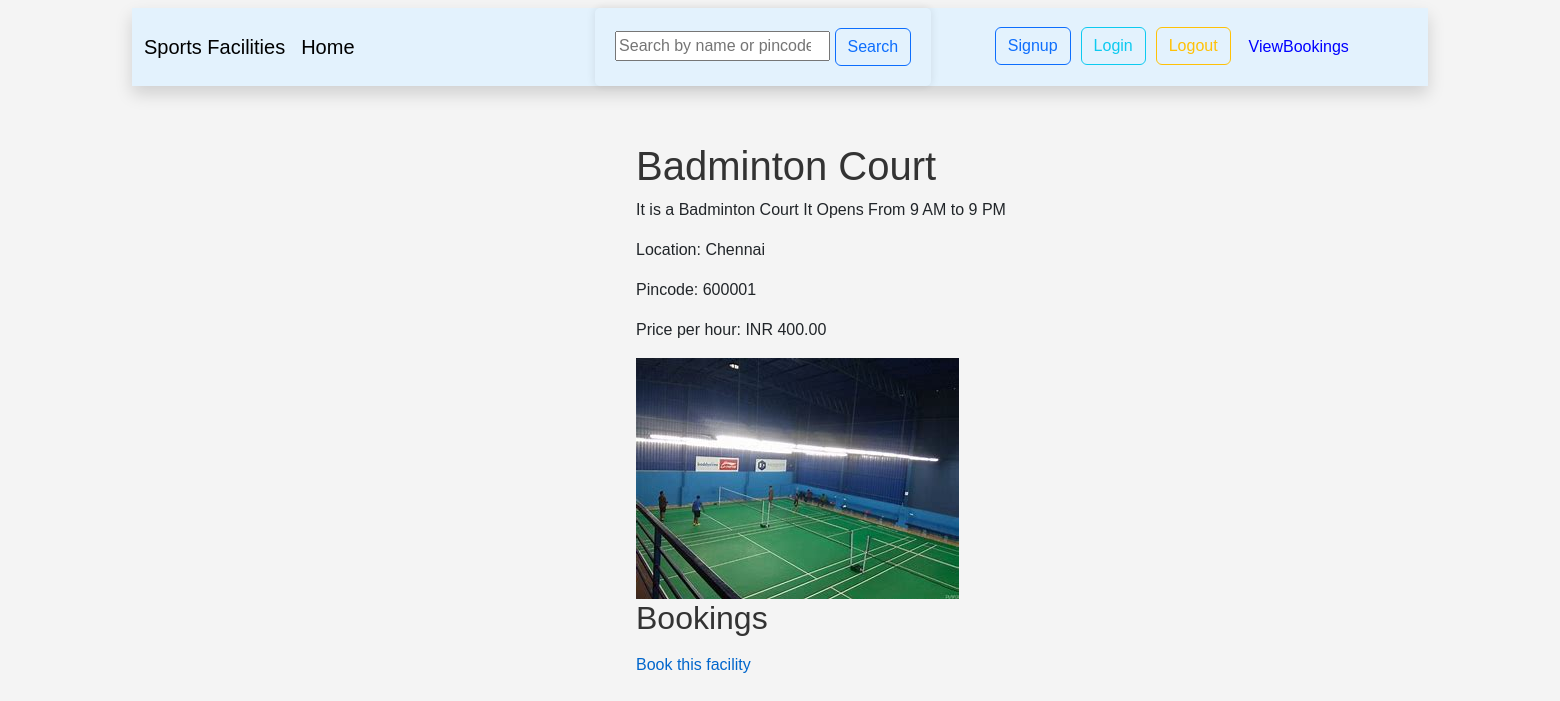
The page /facility/3/ on the database its author committed.
### courts/models.py (models this page shows, shortened)
class Facility(models.Model):
    name = models.CharField(max_length=100)
    description = models.TextField()
    location = models.CharField(max_length=255)
    pincode = models.CharField(max_length=10)
    price_per_hour = models.DecimalField(max_digits=10, decimal_places=2, default=10.00)
    image = models.ImageField(upload_to='facility_images/')

### courts/views.py (the view)
# urls.py: path('facility/<int:pk>/', views.facility_detail, name='facility_detail'),
def facility_detail(request, pk):
    facility = get_object_or_404(Facility, pk=pk)
    bookings = Booking.objects.filter(facility=facility, start_time__gte=timezone.now()).order_by('start_time')
    return render(request, 'facility_detail.html', {'facility': facility, 'bookings': bookings})

### template/facility_detail.html (shortened to what this page needs)
{% extends 'facility_list.html' %}
{% block main %}
{% load static %}
<!DOCTYPE html>
<html>
<head>
    <link rel="stylesheet" type="text/css" href="{% static 'css/style.css' %}">
</head>
<body style="background-image: url(https://th.bing.com/th/id/OIP.WXGwruaGcmexmBuq2n52MAHaEK?w=309&h=180&c=7&r=0&o=5&dpr=1.3&pid=1.7); background-repeat: no-repeat; background-attachment: fixed; background-size: cover;">
    <div class="container  mb-5" style="margin-left: 40%;">
    <h1>{{ facility.name }}</h1>
    <p>{{ facility.description }}</p>
    <p>Location: {{ facility.location }}</p>
    <p>Pincode: {{ facility.pincode }}</p>
    <p class="">Price per hour: INR {{ facility.price_per_hour }}</p>
    <img src="{{ facility.image.url }}" alt="{{ facility.name }}">
    <h2>Bookings</h2>
    <a href="{% url 'book_facility' facility.pk %}">Book this facility</a>
    </div>
</body>
</html>
{% endblock %}

### static/css/style.css (style rules this page uses)
body { font-family: Arial, sans-serif; margin: 0; padding: 0; background-color: #f4f4f4; }
h1, h2 { color: #333; }
a { color: #0066cc; text-decoration: none; }

### rows shown on the page
Facility: name "Badminton Court", description "It is a Badminton Court It Opens From 9 AM to 9 PM", location "Chennai", pincode "600001", price_per_hour "400.00", image (picture)
